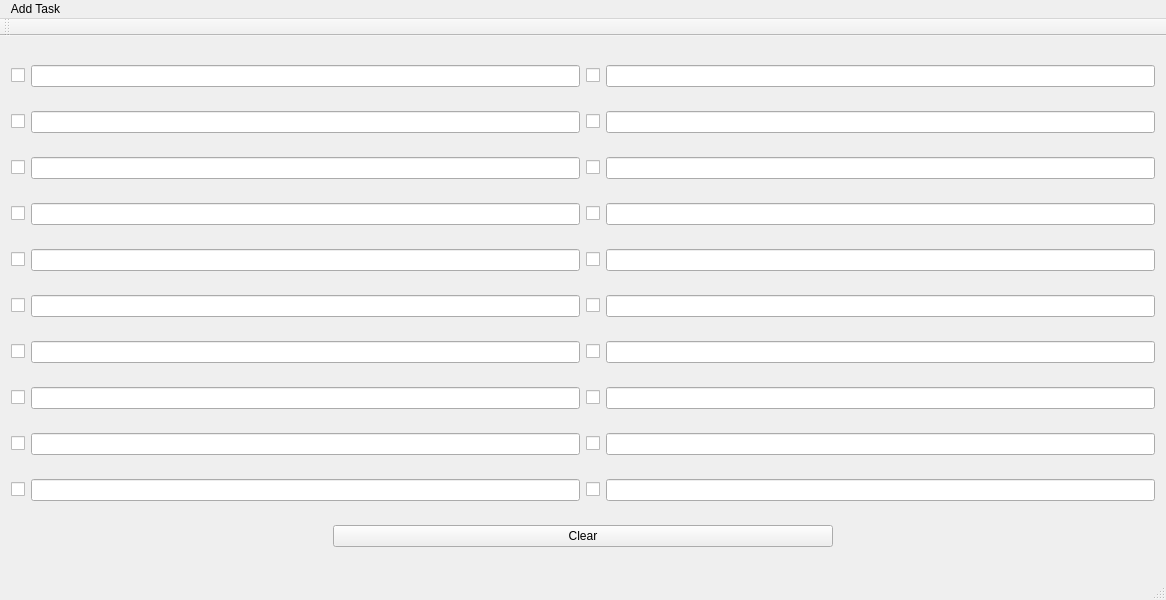
<?xml version="1.0" encoding="UTF-8"?>
<ui version="4.0">
 <class>TaskList</class>
 <widget class="QMainWindow" name="TaskList">
  <property name="geometry">
   <rect>
    <x>0</x>
    <y>0</y>
    <width>1166</width>
    <height>600</height>
   </rect>
  </property>
  <property name="windowTitle">
   <string>TaskList</string>
  </property>
  <widget class="QWidget" name="centralWidget">
   <layout class="QVBoxLayout" name="verticalLayout">
    <item>
     <layout class="QHBoxLayout" name="horizontalLayout_3">
      <item>
       <layout class="QHBoxLayout" name="horizontalLayout">
        <item>
         <widget class="QCheckBox" name="checkBox">
          <property name="text">
           <string/>
          </property>
         </widget>
        </item>
        <item>
         <widget class="QLineEdit" name="lineEdit0"/>
        </item>
       </layout>
      </item>
      <item>
       <layout class="QHBoxLayout" name="horizontalLayout_2">
        <item>
         <widget class="QCheckBox" name="checkBox_2">
          <property name="text">
           <string/>
          </property>
         </widget>
        </item>
        <item>
         <widget class="QLineEdit" name="lineEdit1"/>
        </item>
       </layout>
      </item>
     </layout>
    </item>
    <item>
     <layout class="QHBoxLayout" name="horizontalLayout_4">
      <item>
       <layout class="QHBoxLayout" name="horizontalLayout_5">
        <item>
         <widget class="QCheckBox" name="checkBox_7">
          <property name="text">
           <string/>
          </property>
         </widget>
        </item>
        <item>
         <widget class="QLineEdit" name="lineEdit2"/>
        </item>
       </layout>
      </item>
      <item>
       <layout class="QHBoxLayout" name="horizontalLayout_6">
        <item>
         <widget class="QCheckBox" name="checkBox_8">
          <property name="text">
           <string/>
          </property>
         </widget>
        </item>
        <item>
         <widget class="QLineEdit" name="lineEdit3"/>
        </item>
       </layout>
      </item>
     </layout>
    </item>
    <item>
     <layout class="QHBoxLayout" name="horizontalLayout_7">
      <item>
       <layout class="QHBoxLayout" name="horizontalLayout_8">
        <item>
         <widget class="QCheckBox" name="checkBox_3">
          <property name="text">
           <string/>
          </property>
         </widget>
        </item>
        <item>
         <widget class="QLineEdit" name="lineEdit4"/>
        </item>
       </layout>
      </item>
      <item>
       <layout class="QHBoxLayout" name="horizontalLayout_9">
        <item>
         <widget class="QCheckBox" name="checkBox_9">
          <property name="text">
           <string/>
          </property>
         </widget>
        </item>
        <item>
         <widget class="QLineEdit" name="lineEdit5"/>
        </item>
       </layout>
      </item>
     </layout>
    </item>
    <item>
     <layout class="QHBoxLayout" name="horizontalLayout_10">
      <item>
       <layout class="QHBoxLayout" name="horizontalLayout_11">
        <item>
         <widget class="QCheckBox" name="checkBox_10">
          <property name="text">
           <string/>
          </property>
         </widget>
        </item>
        <item>
         <widget class="QLineEdit" name="lineEdit6"/>
        </item>
       </layout>
      </item>
      <item>
       <layout class="QHBoxLayout" name="horizontalLayout_12">
        <item>
         <widget class="QCheckBox" name="checkBox_11">
          <property name="text">
           <string/>
          </property>
         </widget>
        </item>
        <item>
         <widget class="QLineEdit" name="lineEdit7"/>
        </item>
       </layout>
      </item>
     </layout>
    </item>
    <item>
     <layout class="QHBoxLayout" name="horizontalLayout_13">
      <item>
       <layout class="QHBoxLayout" name="horizontalLayout_14">
        <item>
         <widget class="QCheckBox" name="checkBox_4">
          <property name="text">
           <string/>
          </property>
         </widget>
        </item>
        <item>
         <widget class="QLineEdit" name="lineEdit8"/>
        </item>
       </layout>
      </item>
      <item>
       <layout class="QHBoxLayout" name="horizontalLayout_15">
        <item>
         <widget class="QCheckBox" name="checkBox_12">
          <property name="text">
           <string/>
          </property>
         </widget>
        </item>
        <item>
         <widget class="QLineEdit" name="lineEdit9"/>
        </item>
       </layout>
      </item>
     </layout>
    </item>
    <item>
     <layout class="QHBoxLayout" name="horizontalLayout_16">
      <item>
       <layout class="QHBoxLayout" name="horizontalLayout_17">
        <item>
         <widget class="QCheckBox" name="checkBox_13">
          <property name="text">
           <string/>
          </property>
         </widget>
        </item>
        <item>
         <widget class="QLineEdit" name="lineEdit10"/>
        </item>
       </layout>
      </item>
      <item>
       <layout class="QHBoxLayout" name="horizontalLayout_18">
        <item>
         <widget class="QCheckBox" name="checkBox_14">
          <property name="text">
           <string/>
          </property>
         </widget>
        </item>
        <item>
         <widget class="QLineEdit" name="lineEdit11"/>
        </item>
       </layout>
      </item>
     </layout>
    </item>
    <item>
     <layout class="QHBoxLayout" name="horizontalLayout_19">
      <item>
       <layout class="QHBoxLayout" name="horizontalLayout_20">
        <item>
         <widget class="QCheckBox" name="checkBox_5">
          <property name="text">
           <string/>
          </property>
         </widget>
        </item>
        <item>
         <widget class="QLineEdit" name="lineEdit12"/>
        </item>
       </layout>
      </item>
      <item>
       <layout class="QHBoxLayout" name="horizontalLayout_21">
        <item>
         <widget class="QCheckBox" name="checkBox_15">
          <property name="text">
           <string/>
          </property>
         </widget>
        </item>
        <item>
         <widget class="QLineEdit" name="lineEdit13"/>
        </item>
       </layout>
      </item>
     </layout>
    </item>
    <item>
     <layout class="QHBoxLayout" name="horizontalLayout_22">
      <item>
       <layout class="QHBoxLayout" name="horizontalLayout_23">
        <item>
         <widget class="QCheckBox" name="checkBox_16">
          <property name="text">
           <string/>
          </property>
         </widget>
        </item>
        <item>
         <widget class="QLineEdit" name="lineEdit14"/>
        </item>
       </layout>
      </item>
      <item>
       <layout class="QHBoxLayout" name="horizontalLayout_24">
        <item>
         <widget class="QCheckBox" name="checkBox_17">
          <property name="text">
           <string/>
          </property>
         </widget>
        </item>
        <item>
         <widget class="QLineEdit" name="lineEdit15"/>
        </item>
       </layout>
      </item>
     </layout>
    </item>
    <item>
     <layout class="QHBoxLayout" name="horizontalLayout_25">
      <item>
       <layout class="QHBoxLayout" name="horizontalLayout_26">
        <item>
         <widget class="QCheckBox" name="checkBox_6">
          <property name="text">
           <string/>
          </property>
         </widget>
        </item>
        <item>
         <widget class="QLineEdit" name="lineEdit16"/>
        </item>
       </layout>
      </item>
      <item>
       <layout class="QHBoxLayout" name="horizontalLayout_27">
        <item>
         <widget class="QCheckBox" name="checkBox_18">
          <property name="text">
           <string/>
          </property>
         </widget>
        </item>
        <item>
         <widget class="QLineEdit" name="lineEdit17"/>
        </item>
       </layout>
      </item>
     </layout>
    </item>
    <item>
     <layout class="QHBoxLayout" name="horizontalLayout_28">
      <item>
       <layout class="QHBoxLayout" name="horizontalLayout_29">
        <item>
         <widget class="QCheckBox" name="checkBox_19">
          <property name="text">
           <string/>
          </property>
         </widget>
        </item>
        <item>
         <widget class="QLineEdit" name="lineEdit18"/>
        </item>
       </layout>
      </item>
      <item>
       <layout class="QHBoxLayout" name="horizontalLayout_30">
        <item>
         <widget class="QCheckBox" name="checkBox_20">
          <property name="text">
           <string/>
          </property>
         </widget>
        </item>
        <item>
         <widget class="QLineEdit" name="lineEdit19"/>
        </item>
       </layout>
      </item>
     </layout>
    </item>
    <item alignment="Qt::AlignHCenter">
     <widget class="QPushButton" name="clearButton">
      <property name="minimumSize">
       <size>
        <width>500</width>
        <height>0</height>
       </size>
      </property>
      <property name="styleSheet">
       <string notr="true">font: 75 12pt &quot;MS Shell Dlg 2&quot;;
font: 75 12pt &quot;Arial&quot;;</string>
      </property>
      <property name="text">
       <string>Clear</string>
      </property>
     </widget>
    </item>
   </layout>
  </widget>
  <widget class="QToolBar" name="mainToolBar">
   <attribute name="toolBarArea">
    <enum>TopToolBarArea</enum>
   </attribute>
   <attribute name="toolBarBreak">
    <bool>false</bool>
   </attribute>
  </widget>
  <widget class="QStatusBar" name="statusBar"/>
  <widget class="QMenuBar" name="menuBar">
   <property name="geometry">
    <rect>
     <x>0</x>
     <y>0</y>
     <width>1166</width>
     <height>18</height>
    </rect>
   </property>
   <widget class="QMenu" name="menuAdd_Task">
    <property name="title">
     <string>Add Task</string>
    </property>
    <addaction name="separator"/>
    <addaction name="actionAddTask"/>
   </widget>
   <addaction name="menuAdd_Task"/>
  </widget>
  <action name="actionAddTask">
   <property name="text">
    <string>AddTask</string>
   </property>
  </action>
 </widget>
 <layoutdefault spacing="6" margin="11"/>
 <resources/>
 <connections/>
</ui>
